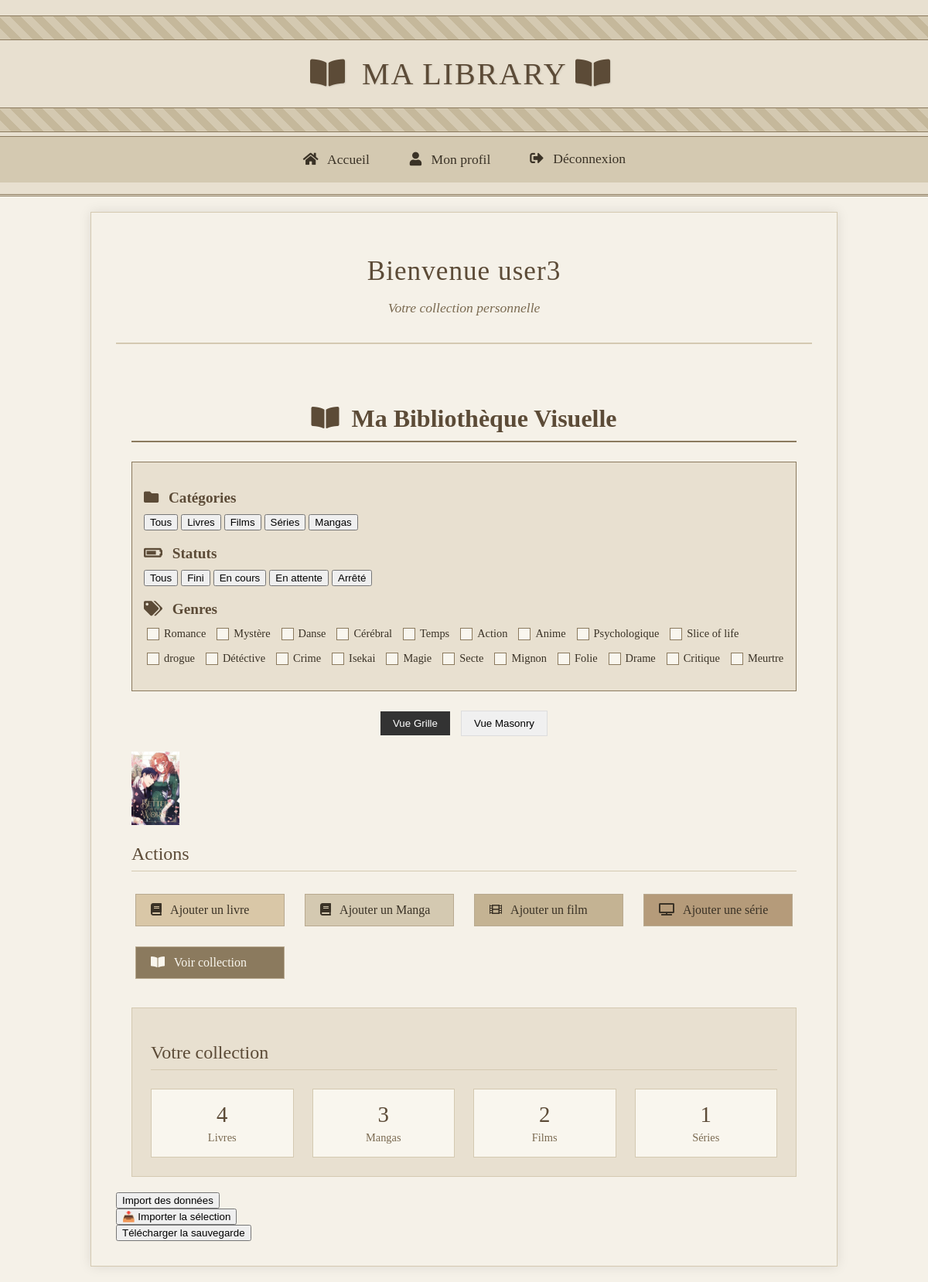
Screenshot of /profile/ (signed in) with the database file from the repository.
### media/models.py (models this page shows, shortened)
class Genre(models.Model):
    name = models.CharField(max_length=100, unique=True)
    def __str__(self):
        return self.name

class Manga(models.Model):
    user = models.ForeignKey(User, on_delete=models.CASCADE)
    title = models.CharField(max_length=200)
    genres = models.ManyToManyField(Genre, blank=True)
    statuts = {
        "Fini": "Fini",
        "Arrêté": "Arrêté",
        "En cours": "En cours",
        "En attente": "En attente",
    }
    statut = models.CharField( max_length=10, choices=statuts, blank=True, null=True)
    scan = models.CharField(max_length=2000, blank=True, null=True)
    reading_website = models.URLField(blank=True, null=True)
    finished_year = models.PositiveIntegerField(blank=True, null=True)
    finished_month = models.PositiveIntegerField(blank=True, null=True)
    finished_day = models.PositiveIntegerField(blank=True, null=True)
    global_rate = models.IntegerField(validators=[MinValueValidator(0),
                                                  MaxValueValidator(100)],
                                      null=True,blank=True,default=0,
                                      help_text="Note entre 0 et 100")
    if RENDER:
        image = CloudinaryField("image", blank=True, null=True)
    else:
        upload_path = 'manga_images/'
        image = models.ImageField(upload_to=upload_path, blank=True, null=True)

### media/views.py (the view)
# urls.py: path('profile/', views.profile, name='profile'),
@login_required
def profile(request):
    books = Book.objects.filter(user=request.user)
    series = Series.objects.filter(user=request.user)
    movies = Movie.objects.filter(user=request.user)
    mangas = Manga.objects.filter(user=request.user)
    all_genres = Genre.objects.all()
    num_books = books.count()
    num_series = series.count()
    num_movies = movies.count()
    num_mangas = mangas.count()
    all_items = list(books) + list(movies) + list(series)+ list(mangas)
    for book in books:
        book.model_name = 'book'
    for serie in series:
        serie.model_name = 'series'
    for movie in movies:
        movie.model_name = 'movie'
    for manga in mangas:
        manga.model_name = 'manga'
    for item in all_items:
        rate = getattr(item, 'global_rate', 100)
        if rate is None:
            rate = 100
        rate = int(rate)
        item.display_size = max(50, min(rate, 250))
    return render(request, 'media/profile.html', {
        'books': books,
        'series': series,
        'movies': movies,
        'mangas': mangas,
        'num_books': num_books,
        'num_series': num_series,
        'num_movies': num_movies,
        'num_mangas': num_mangas,
        'all_genres': all_genres,
        'items': all_items
    })

### templates/media/profile.html (shortened to what this page needs)
{% extends "base.html" %}
{% block content %}
  <div class="vintage-container">
    <div class="vintage-header">
      <h1>Bienvenue {{ user.username }}</h1>
      <p class="vintage-subtitle">Votre collection personnelle</p>
    </div>
    <div class="vintage-library-container">
    <h2 class="vintage-library-title">
        <i class="fas fa-book-open"></i> Ma Bibliothèque Visuelle
    </h2>
    <div id="filters" class="vintage-filters">
        <div class="vintage-filter-group">
            <h3 class="vintage-filter-title"><i class="fas fa-folder"></i> Catégories</h3>
            <div id="category-filters" class="vintage-btn-group">
		            <button class="vintage-filter-btn filter-btn active" data-category="all" onclick="filterItems()">Tous</button>
                <button class="vintage-filter-btn filter-btn" data-category="book" onclick="filterItems()">Livres</button>
                <button class="vintage-filter-btn filter-btn" data-category="movie" onclick="filterItems()">Films</button>
                <button class="vintage-filter-btn filter-btn" data-category="series" onclick="filterItems()">Séries</button>
		            <button class="vintage-filter-btn filter-btn" data-category="manga" onclick="filterItems()">Mangas</button>
            </div>
        </div>
        <div class="vintage-filter-group">
            <h3 class="vintage-filter-title"><i class="fas fa-battery-three-quarters"></i> Statuts</h3>
            <div id="statut-filters" class="vintage-btn-group">
		            <button class="vintage-filter-btn statut-btn active" data-statut="all" onclick="filterItems()">Tous</button>
                <button class="vintage-filter-btn statut-btn" data-statut="Fini" onclick="filterItems()">Fini</button>
                <button class="vintage-filter-btn statut-btn" data-statut="En cours" onclick="filterItems()">En cours</button>
                <button class="vintage-filter-btn statut-btn" data-statut="En attente" onclick="filterItems()">En attente</button>
                <button class="vintage-filter-btn statut-btn" data-statut="Arrêté" onclick="filterItems()">Arrêté</button>
            </div>
        </div>
        <div class="vintage-filter-group">
            <h3 class="vintage-filter-title"><i class="fas fa-tags"></i> Genres</h3>
            <div id="genre-filters" class="vintage-checkbox-group">
                {% for genre in all_genres %}
                <label class="vintage-genre-label">
                    <input type="checkbox" class="vintage-genre-checkbox genre-checkbox" value="{{ genre.name }}" onchange="filterItems()">
                    <span class="vintage-genre-text">{{ genre.name }}</span>
                </label>
                {% endfor %}
            </div>
        </div>
    </div>
<div class="view-toggle-buttons" style="text-align: center; margin: 20px 0;">
    <button id="grid-view-btn" class="active"
            style="padding: 8px 16px; margin: 0 5px; background: #333; color: white; border: none; cursor: pointer;">
        Vue Grille
    </button>
    <button id="masonry-view-btn"
            style="padding: 8px 16px; margin: 0 5px; background: #f0f0f0; border: 1px solid #ddd; cursor: pointer;">
        Vue Masonry
    </button>
</div>
<div id="bibli-container">
  {% for item in items %}
    {% if item.image %}
      <a href="{% url 'item_detail' model_name=item.model_name item_id=item.id %}">
        <img src="{{ item.image.url }}"
             alt="{{ item.title }}"
             data-category="{{ item.model_name }}"
             data-genres="{{ item.genres.all|join:',' }}"
             data-statut="{{ item.statut|default_if_none:'' }}"
             style="max-height: {{ item.display_size }}px;">
      </a>
    {% endif %}
  {% endfor %}
</div>
    <div class="vintage-actions">
      <h2 class="vintage-section-title">Actions</h2>
      <div class="action-buttons">
        <a href="{% url 'add_book' %}" class="vintage-button book-btn">
          <i class="fas fa-book"></i> Ajouter un livre
        </a>
	      <a href="{% url 'add_manga' %}" class="vintage-button Manga-btn">
          <i class="fas fa-book"></i> Ajouter un Manga
        </a>
        <a href="{% url 'add_movie' %}" class="vintage-button movie-btn">
          <i class="fas fa-film"></i> Ajouter un film
        </a>
        <a href="{% url 'add_series' %}" class="vintage-button series-btn">
          <i class="fas fa-tv"></i> Ajouter une série
        </a>
        <a href="{% url 'library' %}" class="vintage-button library-btn">
          <i class="fas fa-book-open"></i> Voir collection
        </a>
      </div>
    </div>
    <div class="vintage-stats">
      <h2 class="vintage-section-title">Votre collection</h2>
      <div class="stats-grid">
        <div class="vintage-stat">
          <span class="stat-number">{{ num_books }}</span>
          <span class="stat-label">Livres</span>
        </div>
	<div class="vintage-stat">
          <span class="stat-number">{{ num_mangas }}</span>
          <span class="stat-label">Mangas</span>
        </div>
        <div class="vintage-stat">
          <span class="stat-number">{{ num_movies }}</span>
          <span class="stat-label">Films</span>
        </div>
        <div class="vintage-stat">
          <span class="stat-number">{{ num_series }}</span>
          <span class="stat-label">Séries</span>
        </div>
      </div>
    </div>
  </div>
<button onclick="document.getElementById('jsonFile').click()">Import des données</button>
<button onclick="importSelected()">📥 Importer la sélection</button>
<button onclick="backup()">Télécharger la sauvegarde</button>
  <link rel="stylesheet" href="https://cdnjs.cloudflare.com/ajax/libs/font-awesome/5.15.4/css/all.min.css">
{% endblock %}

### static/css/style.css (style rules this page uses)
body { margin: 0; font-family: 'Times New Roman', serif; background-color: #f5f1e8; color: #3a3226; }
.vintage-library-container { max-width: 1200px; margin: 0 auto; padding: 20px; background-color: #f5f1e8; font-family: 'Times New Roman', serif; }
.vintage-library-title { color: #5c4b37; text-align: center; margin-bottom: 25px; font-size: 2rem; border-bottom: 2px solid #8b7a5e; padding-bottom: 10px; }
.vintage-filters { background-color: #e8e0d0; padding: 15px; border: 1px solid #8b7a5e; margin-bottom: 25px; }
.vintage-filter-group { margin-bottom: 15px; }
.vintage-filter-title { color: #5c4b37; font-size: 1.2rem; margin-bottom: 10px; }
.vintage-checkbox-group { display: flex; flex-wrap: wrap; gap: 10px; }
.vintage-genre-label { display: flex; align-items: center; cursor: pointer; }
.vintage-genre-checkbox { appearance: none; width: 16px; height: 16px; border: 1px solid #8b7a5e; background-color: #f9f6ee; margin-right: 6px; position: relative; cursor: pointer; }
.vintage-genre-text { color: #3a3226; font-size: 0.9rem; }
.vintage-container { max-width: 900px; margin: 0 auto; padding: 2rem; background-color: #f5f1e8; font-family: 'Times New Roman', serif; color: #3a3226; border: 1px solid #d4c9b1; box-shadow: 0 0 15px rgba(0,0,0,0.1); }
.vintage-header { text-align: center; margin-bottom: 2rem; padding-bottom: 1rem; border-bottom: 2px solid #d4c9b1; }
.vintage-header h1 { font-size: 2.2rem; color: #5c4b37; margin-bottom: 0.5rem; font-weight: normal; letter-spacing: 1px; }
.vintage-subtitle { font-size: 1.1rem; color: #7a6a51; font-style: italic; }
.vintage-button { display: inline-block; padding: 0.7rem 1.2rem; margin: 0.3rem; border: 1px solid #b8a98f; background-color: #d4c9b1; color: #3a3226; text-decoration: none; font-family: 'Times New Roman', serif; font-size: 1rem; cursor: pointer; transition: all 0.3s ease; }
.vintage-actions { margin-bottom: 2rem; }
.vintage-section-title { font-size: 1.5rem; color: #5c4b37; border-bottom: 1px solid #d4c9b1; padding-bottom: 0.5rem; margin-bottom: 1.5rem; font-weight: normal; }
.action-buttons { display: grid; grid-template-columns: repeat(auto-fit, minmax(200px, 1fr)); gap: 1rem; }
.book-btn { background-color: #d9c7a7; }
.movie-btn { background-color: #c4b393; }
.series-btn { background-color: #b59b7a; }
.library-btn { background-color: #8b7a5e; color: #f9f6ee; }
.vintage-stats { padding: 1.5rem; background-color: #e8e0d0; border: 1px solid #d4c9b1; }
.stats-grid { display: grid; grid-template-columns: repeat(auto-fit, minmax(100px, 1fr)); gap: 1.5rem; }
.vintage-stat { text-align: center; padding: 1rem; background-color: #f9f6ee; border: 1px solid #d4c9b1; }
.stat-number { display: block; font-size: 1.8rem; color: #5c4b37; margin-bottom: 0.3rem; }
.stat-label { font-size: 0.9rem; color: #7a6a51; }
.fas { margin-right: 0.5rem; }

### rows the page displays
Genre: name "Romance"
Genre: name "Mystère"
Genre: name "Danse"
Genre: name "Cérébral"
Genre: name "Temps"
Genre: name "Action"
Genre: name "Anime"
Genre: name "Psychologique"
Genre: name "Slice of life"
Genre: name "drogue"
Genre: name "Détéctive"
Genre: name "Crime"
Genre: name "Isekai"
Genre: name "Magie"
Genre: name "Secte"
Genre: name "Mignon"
Genre: name "Folie"
Genre: name "Drame"
Genre: name "Critique"
Genre: name "Meurtre"
Manga: image (picture)

### other values shown
{{ user.username }} "user3"
{{ num_books }} "4"
{{ num_mangas }} "3"
{{ num_movies }} "2"
{{ num_series }} "1"
